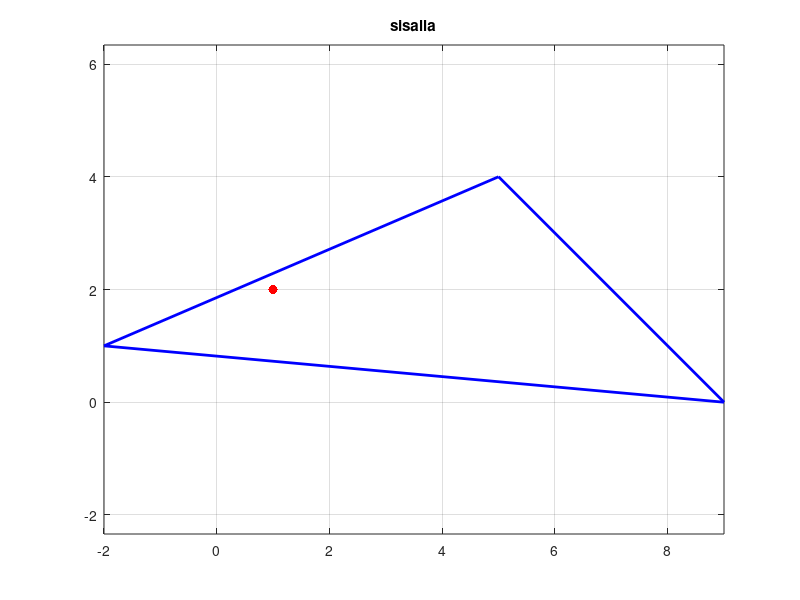

Source code (MATLAB): (Note: this script raises an error after producing the figure.)
%% s.3-4
clear
v=[5,3]
norm(v)%||v|| = v:n pituus
sqrt(v(1)^2+v(2)^2)

%% s.7-8
clear
P=[-3,2]
Q=[5,7]
PQ=Q-P
norm(PQ) %||PQ|| = PQ:n pituus
%% s.11-12 napakoordinaatit
clear
v=[8,4]
theta=atan2(v(2),v(1)) %rad
thetad=atan2d(v(2),v(1)) %deg 
%% s.13-14
clear
u=[6,2]
v=[1,4]
u+v
3*v
%u*v% -> virheilmoitus
%% s.17, suoran parametrimuoto
clear
%close all
A=[4,3] %suoran piste
v=[2,5] %suuntavektori
t=1.2 
P=A+t*v
Av=A+1*v 
%suoran paatepisteet
tmin=-1
tmax=2
Pmin=A+tmin*v
Pmax=A+tmax*v
%%

plot([Pmin(1),Pmax(1)],[Pmin(2),Pmax(2)],'r','linewidth',1.5)
hold
p2=plot([A(1),Av(1)],[A(2),Av(2)],'b','linewidth',3) %vektori v
p1=plot(A(1),A(2),'k.','markersize',25) %piste A
p3=plot(P(1),P(2),'r.','markersize',20) %piste P
hold off
grid %taustaristikko
axis equal %akseleiden mittakaavat yhtasuuriksi
legend([p1,p2,p3],{'A','v','P'},'fontsize',12)
title(['t = ',num2str(t),', P = A+tv'])
%% s.22
clear 
v=[3,2]
v0=v/norm(v)
1.7*v0


%% s.23
clear
P=[2,4]
Q=[5,2]
PQ=Q-P
PQ0=PQ/norm(PQ) %yksikkovektori
pr=1.5 %||PR||
PR=pr*PQ0
R=P+PR
%%
plot([P(1),Q(1)],[P(2),Q(2)],'r','linewidth',1.5)
hold on
plot(P(1),P(2),'m.','markersize',20)
plot(Q(1),Q(2),'g.','markersize',20)
plot(R(1),R(2),'b.','markersize',20)
hold off
grid
axis equal
legend('PQ','P','Q','R') 
title(['||PR|| = ',num2str(pr)])
%% s.25
clear
L1=6
L2=5
H=13
F=20

P=[0,H]
A=[-L1,0]
B=[L2,0]
PA=A-P
u=PA/norm(PA)
PB=B-P
v=PB/norm(PB)
%%
D=u(1)*v(2)-u(2)*v(1)
fa=v(1)/D*F
fb=-u(1)/D*F
FA=fa*u
FB=fb*v

%tarkastus
FA+FB
[0,-F]
%%
L=max([L1,L2])+1
plot([-L,L],[0,0],'k')
hold on
plot([0,0],[0,H+1],'k')
plot([A(1),P(1),B(1)],[A(2),P(2),B(2)],'k','linewidth',1.2)
PFA=P+FA
p1=plot([P(1),PFA(1)],[P(2),PFA(2)],'r','linewidth',3)
PFB=P+FB
p2=plot([P(1),PFB(1)],[P(2),PFB(2)],'g','linewidth',3)
PFAFB=PFA+FB
plot([PFA(1),PFAFB(1)],[PFA(2),PFAFB(2)],'g','linewidth',1.2)
PFBFA=PFB+FA
plot([PFB(1),PFBFA(1)],[PFB(2),PFBFA(2)],'r','linewidth',1.2)
p3=plot([P(1),P(1)],[P(2),P(2)-F],'k','linewidth',3)
p4=plot(P(1),P(2),'k.','markersize',20)
p5=plot(A(1),A(2),'r.','markersize',20)
p6=plot(B(1),B(2),'g.','markersize',20)
hold off
grid
axis equal
legend([p1,p2,p3,p4,p5,p6],{'F_A','F_B','[0,-F]','P','A','B'},'fontsize',11)
title(['L_1 = ',num2str(L1),', L_2 = ',num2str(L2),', H = ',num2str(H),...
       ', F = ',num2str(F),...
        ': ||F_A|| = ',num2str(fa), ', ||F_B|| = ',num2str(fb)])

    
%% s.32, vektoreiden valinen kulma
clear
u=[3,2]
v=[-1,5]
cos_alfa=dot(u,v)/(norm(u)*norm(v))
alfa=acosd(cos_alfa)

 %% s.37
clear
v=[3,1]
vk=[-v(2),v(1)]
L=norm(v)
plot([0,v(1)],[0,v(2)],'b','linewidth',2)
hold
plot([0,vk(1)],[0,vk(2)],'g','linewidth',2)
plot([-L,L],[0,0],'k')
plot([0,0],[-L,L],'k')
hold off
grid
axis equal
legend({'v','vk'},'fontsize',13)
title(['v = [',num2str(v),'], vk = [',num2str(vk),']'])

%% s.39 suoran normaalimuoto ax+by=c
clear
a=2
b=5
c=23
n=[a,b] %suoran normaali
L=5 %suoran pituus = 2*L
%suoran piste
A=c/norm(n)*n/norm(n) %OA
%%
%suoran suuntainen (= n:aa vastaan kohtisuora) vektori, s.37
v=[-n(2),n(1)] 
%suoran paatepisteet
B=A+L*v/norm(v)
C=A-L*v/norm(v)

plot([B(1),C(1)],[B(2),C(2)],'g','linewidth',2)
hold
plot([0,n(1)],[0,n(2)],'k','linewidth',2)
plot(A(1),A(2),'b.','markersize',25)
plot(0,0,'k.','markersize',20)
plot([-L,L],[0,0],'k')
plot([0,0],[-L,L],'k')
hold off
grid
axis equal
legend({'ax+by=c','n=[a,b]','A=c/||n||*n^0'},'fontsize',12,...
        'location','southwest')
title(['a = ',num2str(a),', b = ',num2str(b),', c = ',num2str(c),...
       ', ||OA|| = ',num2str(norm(A))])
x=B(1)
y=B(2)
a*x+b*y
c
   
  
%% s. 45, onko piste P kolmion ABC sisa- vai ulkopuolella ? 
clear
close all
%kiertosuunta A->B->C myotapaivaan
A=[-2,1]
B=[5,4]
C=[9,0]
P=[1,2]

AB=B-A
ABk=[-AB(2),AB(1)]
BC=C-B
BCk=[-BC(2),BC(1)]
CA=A-C
CAk=[-CA(2),CA(1)]
AP=P-A
t1=dot(AP,ABk)
BP=P-B
t2=dot(BP,BCk)
CP=P-C
t3=dot(CP,CAk)
t=max([t1,t2,t3])
%%

plot([A(1),B(1),C(1),A(1)],[A(2),B(2),C(2),A(2)],'b','linewidth',2)
hold on
plot(P(1),P(2),'r.','markersize',20)
hold off
grid
axis equal
if t<=0
    title('sisalla')
else
    title('ulkona')
end

%% s.47 suorien leikkauspiste
clear
close all
%suora 1
A=[1,1] %piste
v=[6,2] %suuntavektori
%suora 2
C=[-2,6] %piste
w=[4,-2] %suuntavektori
%kohtisuorat
vk=[-v(2),v(1)]
wk=[-w(2),w(1)]
 
AC=C-A
t=dot(AC,wk)/dot(v,wk) %jos dot(v,wk)=0, niin suorat samansuuntaiset
P=A+t*v
CA=-AC
s=dot(CA,vk)/dot(w,vk)
C+s*w
%%
%tai suoraan funktiotiedostolla suorien_leikkauspiste_2D.m (oletushakemistossa)
[P,t,s]=suorien_leikkauspiste_2D(A,v,C,w)
%%
Amin=A-t*v
Amax=A+2*t*v
plot([Amin(1),Amax(1)],[Amin(2),Amax(2)],'r','linewidth',1.5)
hold on
Cmin=C-s*w
Cmax=C+2*s*w
plot([Cmin(1),Cmax(1)],[Cmin(2),Cmax(2)],'b','linewidth',1.5)
Av=A+v
p2=plot([A(1),Av(1)],[A(2),Av(2)],'g','linewidth',3)
p1=plot(A(1),A(2),'r.','markersize',20)
Cw=C+w
p4=plot([C(1),Cw(1)],[C(2),Cw(2)],'m','linewidth',3)
p3=plot(C(1),C(2),'b.','markersize',20)
p5=plot(P(1),P(2),'k.','markersize',20)
hold off
title(['P = A + t*v = C + s*w, t = ',num2str(t),', s = ',num2str(s)])
grid
axis equal
legend([p1,p2,p3,p4,p5],{'A','v','C','w','P'},'fontsize',10)
%% s. 51 pisteiden A,B,C kautta kulkeva ympyra
clear
A=[1,2]
B=[3,-1]
C=[2,4]
D=(B+C)/2
BC=C-B
BCk=[-BC(2),BC(1)]
E=(A+C)/2
AC=C-A
ACk=[-AC(2),AC(1)]
[P,t,s]=suorien_leikkauspiste_2D(D,BCk,E,ACk)
r=norm(A-P)
t=0:360;
xymp=P(1)+r*cosd(t);
yymp=P(2)+r*sind(t);

plot(xymp,yymp,'b','linewidth',1.5)
hold
plot(P(1),P(2),'b.','markersize',20)
plot([A(1),B(1),C(1)],[A(2),B(2),C(2)],'r.','markersize',20)
hold off
grid
axis equal
%% s.53 suoran ja ympyran lp
clear
close all
A=[4,4] %suoran piste
v=[2,1]  %suoran suuntavektori
P=[5,3] %ympyran kp
r=2 %ympyran sade

PA=A-P
a=norm(v)^2
b=2*dot(PA,v)
c=norm(PA)^2-r^2

%at^2+bt+c=0

D=b^2-4*a*c %neliojuuren sisus

if D>=0
    t1=(-b-sqrt(D))/(2*a)
    t2=(-b+sqrt(D))/(2*a)
    S=A+t1*v
    T=A+t2*v
end
Av=A+v
plot([A(1),Av(1)],[A(2),Av(2)],'k','linewidth',3)%v
hold on
plot(A(1),A(2),'b.','markersize',25)
k=0:360; %kiertokulma k=[0,1,2,...,360]
plot(P(1)+r*cosd(k),P(2)+r*sind(k),'r','linewidth',2) %ympyra
plot(P(1),P(2),'r.','markersize',20)

if D>=0    
    tmax=max([1,t1,t2])+1
    tmin=min([0,t1,t2])-1
    vp=A+tmin*v %suoran "vasen" piste
    op=A+tmax*v %suoran "oikea" piste
    plot([vp(1),op(1)],[vp(2),op(2)],'b','linewidth',1.5) %suora
    plot([S(1),T(1)],[S(2),T(2)],'g.','markersize',20)
    title(['t_1 = ',num2str(t1),', t_2 = ',num2str(t2)])
else
    title('eivat leikkaa')
end

hold off
grid
axis equal



%% s.63 komponentteihin jako
clear
close all
v=[-3,4]
u=[5,2]
vu=dot(v,u)/norm(u)^2*u
vuk=v-vu
%%
plot([0,u(1)],[0,u(2)],'r','linewidth',3)
hold
plot([0,v(1)],[0,v(2)],'g','linewidth',3)
plot([0,vu(1)],[0,vu(2)],'b','linewidth',3)
plot([vu(1),v(1)],[vu(2),v(2)],'m','linewidth',3)
hold off
grid
axis equal
legend({'u','v','v_u','v_{uk}'},'fontsize',12)
%% s.67 heijastuminen
clear
close all
A=[0,0]
v=[2,-3]
u=[4,-1]
vu=dot(v,u)/norm(u)^2*u
vuk=v-vu
w=vu-vuk
%%
n=[-u(2),u(1)]
Amin=A-u
Amax=A+2*u
plot([Amin(1),Amax(1)],[Amin(2),Amax(2)],'r','linewidth',1)
hold on
Au=A+u
p1=plot([A(1),Au(1)],[A(2),Au(2)],'k','linewidth',3)
Av=A-v
p2=plot([A(1),Av(1)],[A(2),Av(2)],'b','linewidth',3)
Aw=A+w
p3=plot([A(1),Aw(1)],[A(2),Aw(2)],'g','linewidth',3)
An=A+n
plot([A(1),An(1)],[A(2),An(2)],'k','linewidth',1)
hold off
grid
axis equal
legend([p1,p2,p3],{'u','v','w'},'fontsize',12)
%% s.71 nopeus ja kiihtyvyys
clear
v=[5,2]
a=[3,-4]
aTp=dot(a,v)/norm(v)
aT=aTp*v/norm(v)
vk=[-v(2),v(1)]
aNp=dot(a,vk)/norm(v)
aN=aNp*vk/norm(v)

plot([0,v(1)],[0,v(2)],'g','linewidth',3)
hold
plot([0,a(1)],[0,a(2)],'b','linewidth',3)
plot([0,aT(1)],[0,aT(2)],'m','linewidth',3)
plot([0,aN(1)],[0,aN(2)],'c','linewidth',3)
plot(0,0,'k.','markersize',30)
hold off
grid
axis equal
legend({'$\bf v$','$\bf a$','$\bf a_T$','$\bf a_N$'},'fontsize',14,'location','northwest','interpreter','latex')
title(['$a_T$ = ',num2str(aTp),', $a_N$ = ',num2str(aNp)],'fontsize',14,'interpreter','latex')
%% s.83 2D ristitulo
clear
u=[3,2]
v=[1,4]
uxv=u(1)*v(2)-u(2)*v(1)

%% s. 85 kolmion ala
clear
A=[1,2]
B=[4,4]
C=[0,6]

AB=B-A
AC=C-A
u=AB
v=AC
uxv=u(1)*v(2)-u(2)*v(1)
ala=1/2*(abs(uxv))

